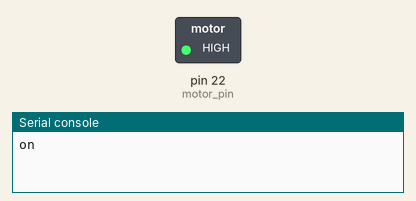
This program was run on a simulated MicroPython board. On the bench: switched loads named in the program (green lamp = pin HIGH), the last lines printed to the serial console.

Above: at 1.5 s.
At 4.5 s:
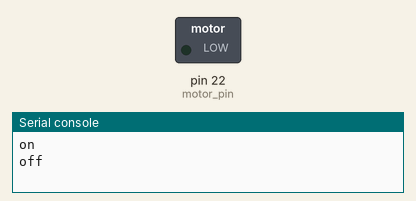
Timing chart, 0 to 7.8 s (numbered marks = the images above):
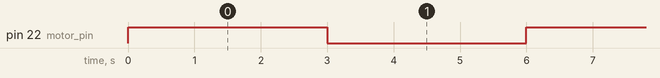

The program:

pycom_testing.py
```python
from machine import Pin

import machine, time


motor_pin = machine.Pin("G22",machine.Pin.OUT)

try:
    while True:
        print("on")
        motor_pin.toggle()
        time.sleep(3)
        print("off")
        motor_pin.toggle()
        time.sleep(3)
finally:
    pass
```

Measured:
- by itself, pin 22 (motor_pin): alternates HIGH for 3.0 s and LOW for 3.0 s
